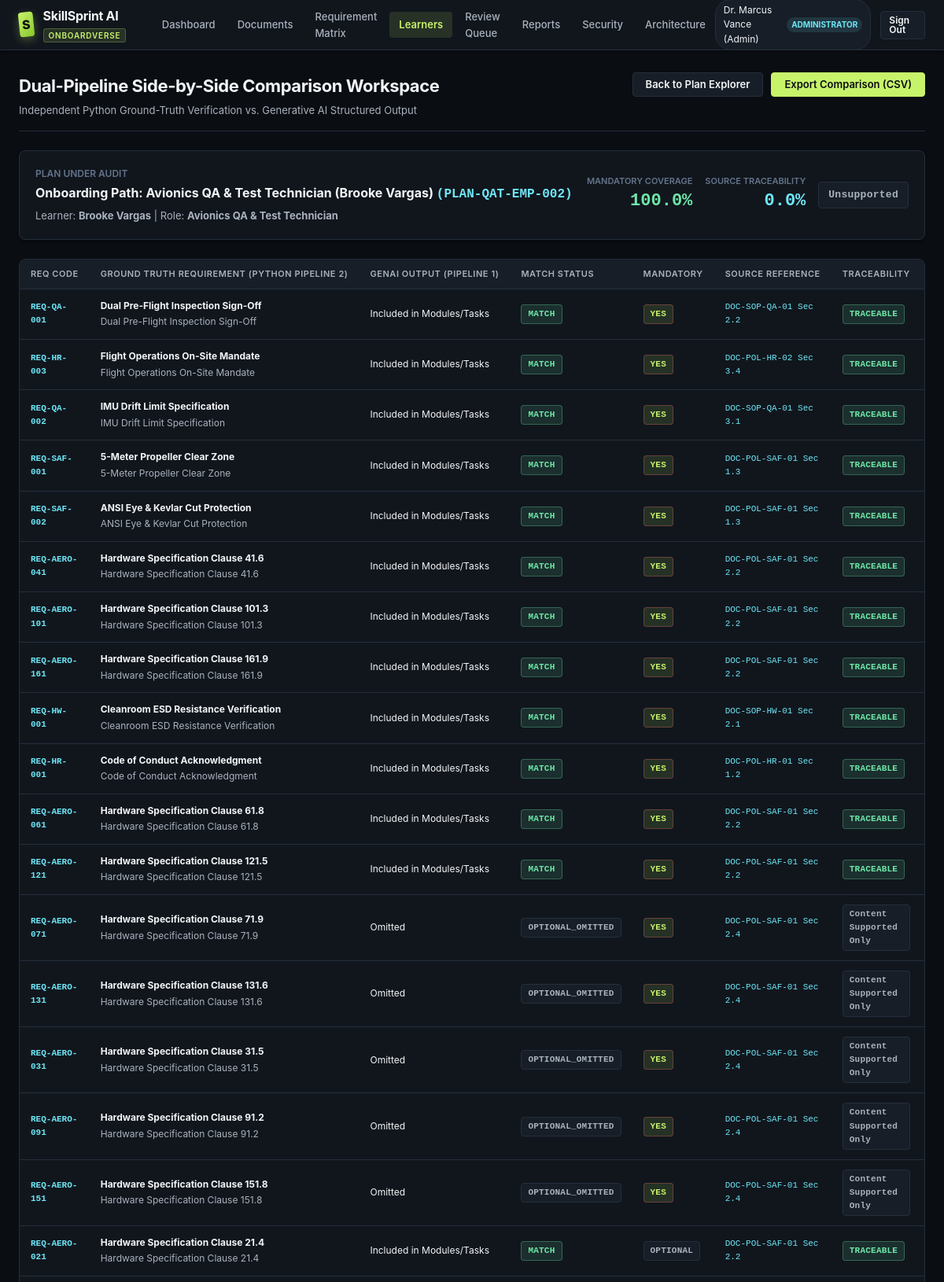
The app's page /onboarding/plan/PLAN-QAT-EMP-002/comparison (signed in, upper part) with its own data.
### tables this page shows
CREATE TABLE users (
    user_id TEXT PRIMARY KEY,
    username TEXT NOT NULL UNIQUE,
    email TEXT NOT NULL UNIQUE,
    password_hash TEXT NOT NULL,
    system_role_id TEXT NOT NULL,
    full_name TEXT NOT NULL,
    is_active INTEGER DEFAULT 1,
    created_at TIMESTAMP DEFAULT CURRENT_TIMESTAMP,
    last_login TIMESTAMP,
    FOREIGN KEY (system_role_id) REFERENCES system_roles(role_id)
);

CREATE TABLE system_roles (
    role_id TEXT PRIMARY KEY,
    name TEXT NOT NULL UNIQUE,
    description TEXT,
    created_at TIMESTAMP DEFAULT CURRENT_TIMESTAMP
);

CREATE TABLE onboarding_plans (
    plan_id TEXT PRIMARY KEY,
    employee_id TEXT NOT NULL,
    job_role_id TEXT NOT NULL,
    plan_version INTEGER DEFAULT 1,
    title TEXT NOT NULL,
    status TEXT NOT NULL DEFAULT 'Draft', -- Draft, Verified, Verified with Warning, Incomplete, Unsupported, Contradictory, Manual Review Required, Approved, Active
    verification_status TEXT DEFAULT 'Unverified',
    coverage_score REAL DEFAULT 0.0,
    traceability_score REAL DEFAULT 0.0,
    consistency_score REAL DEFAULT 100.0,
    total_mandatory_requirements INTEGER DEFAULT 0,
    covered_mandatory_requirements INTEGER DEFAULT 0,
    missing_mandatory_count INTEGER DEFAULT 0,
    unsupported_items_count INTEGER DEFAULT 0,
    contradiction_count INTEGER DEFAULT 0,
    duplicate_items_count INTEGER DEFAULT 0,
    generated_json TEXT,
    generation_log_id TEXT,
    created_by TEXT,
    approved_by TEXT,
    approved_at TIMESTAMP,
    created_at TIMESTAMP DEFAULT CURRENT_TIMESTAMP,
    updated_at TIMESTAMP DEFAULT CURRENT_TIMESTAMP,
    FOREIGN KEY (employee_id) REFERENCES employees(employee_id) ON DELETE CASCADE,
    FOREIGN KEY (job_role_id) REFERENCES job_roles(role_id),
    FOREIGN KEY (generation_log_id) REFERENCES generation_logs(log_id)
);

CREATE TABLE employees (
    employee_id TEXT PRIMARY KEY,
    user_id TEXT UNIQUE,
    first_name TEXT NOT NULL,
    last_name TEXT NOT NULL,
    email TEXT NOT NULL UNIQUE,
    job_role_id TEXT NOT NULL,
    dept_id TEXT NOT NULL,
    experience_level TEXT NOT NULL, -- Beginner, Intermediate, Advanced
    location TEXT NOT NULL,
    joining_date DATE NOT NULL,
    reporting_manager TEXT,
    previous_experience_years REAL DEFAULT 0.0,
    training_status TEXT DEFAULT 'On Track', -- On Track, Requires Attention, Behind Schedule, Assessment Required, Completed
    created_at TIMESTAMP DEFAULT CURRENT_TIMESTAMP,
    FOREIGN KEY (user_id) REFERENCES users(user_id) ON DELETE SET NULL,
    FOREIGN KEY (job_role_id) REFERENCES job_roles(role_id),
    FOREIGN KEY (dept_id) REFERENCES departments(dept_id)
);

CREATE TABLE job_roles (
    role_id TEXT PRIMARY KEY,
    code TEXT NOT NULL UNIQUE,
    title TEXT NOT NULL,
    dept_id TEXT NOT NULL,
    description TEXT,
    experience_level_default TEXT DEFAULT 'Intermediate', -- Beginner, Intermediate, Advanced
    is_active INTEGER DEFAULT 1,
    created_at TIMESTAMP DEFAULT CURRENT_TIMESTAMP,
    FOREIGN KEY (dept_id) REFERENCES departments(dept_id)
);

CREATE TABLE comparison_results (
    comparison_id TEXT PRIMARY KEY,
    plan_id TEXT NOT NULL,
    requirement_id TEXT NOT NULL,
    job_role_id TEXT NOT NULL,
    python_expected_text TEXT NOT NULL,
    genai_generated_text TEXT,
    match_status TEXT NOT NULL, -- MATCH, MISMATCH, MISSING_IN_AI, UNSUPPORTED_IN_AI, OUTDATED_SOURCE, CONTRADICTION
    source_document_id TEXT,
    source_section_id TEXT,
    coverage_status TEXT NOT NULL, -- Covered, Uncovered, Partial
    traceability_status TEXT NOT NULL, -- Fully Traceable, Untraceable, Invalid Section
    validation_status TEXT NOT NULL, -- Verified, Warning, Flagged
    disagreement_explanation TEXT,
    created_at TIMESTAMP DEFAULT CURRENT_TIMESTAMP,
    FOREIGN KEY (plan_id) REFERENCES onboarding_plans(plan_id) ON DELETE CASCADE,
    FOREIGN KEY (requirement_id) REFERENCES requirements(requirement_id)
);

CREATE TABLE requirements (
    requirement_id TEXT PRIMARY KEY, -- Stable ID e.g., REQ-POL-SEC-001
    code TEXT NOT NULL UNIQUE,
    document_id TEXT NOT NULL,
    section_id TEXT NOT NULL,
    version_tag TEXT NOT NULL,
    category TEXT NOT NULL, -- Security, Safety, HR, Compliance, Technical SOP, Quality
    title TEXT NOT NULL,
    description TEXT NOT NULL,
    requirement_type TEXT NOT NULL, -- Must Know, Must Complete, Must Demonstrate, Must Acknowledge, Recommended, Optional
    is_mandatory INTEGER NOT NULL DEFAULT 1, -- 1 for mandatory, 0 for optional
    priority TEXT NOT NULL DEFAULT 'High', -- Critical, High, Medium, Low
    compliance_ref TEXT,
    is_active INTEGER DEFAULT 1,
    created_at TIMESTAMP DEFAULT CURRENT_TIMESTAMP,
    FOREIGN KEY (document_id) REFERENCES documents(document_id) ON DELETE CASCADE
);

### src/routes/app_routes.py (the view)
@routes_bp.route("/onboarding/plan/<plan_id>/comparison")
@login_required
def comparison_view(plan_id):
    plan = query_one(
        """
        SELECT op.*, e.first_name, e.last_name, jr.title as role_title
        FROM onboarding_plans op
        JOIN employees e ON op.employee_id = e.employee_id
        JOIN job_roles jr ON op.job_role_id = jr.role_id
        WHERE op.plan_id = ?
        """,
        (plan_id,)
    )
    if not plan:
        flash("Plan not found.", "error")
        return redirect(url_for("routes.dashboard_view"))
    comparison_items = get_plan_comparison_report(plan_id)
    return render_template("comparison.html", active_page="employees", plan=plan, comparison_items=comparison_items)

### src/comparison_engine/comparator.py (called while the page is built)
def get_plan_comparison_report(plan_id: str) -> List[Dict[str, Any]]:
    sql = """
        SELECT
            cr.comparison_id,
            cr.requirement_id,
            r.code as requirement_code,
            r.title as requirement_title,
            r.category as requirement_category,
            r.is_mandatory,
            cr.python_expected_text,
            cr.genai_generated_text,
            cr.match_status,
            cr.source_document_id,
            cr.source_section_id,
            cr.coverage_status,
            cr.traceability_status,
            cr.validation_status,
            cr.disagreement_explanation
        FROM comparison_results cr
        LEFT JOIN requirements r ON cr.requirement_id = r.requirement_id
        WHERE cr.plan_id = ?
        ORDER BY r.is_mandatory DESC, cr.match_status ASC
    """
    return query_all(sql, (plan_id,))

### src/core/auth.py (called while the page is built)
def get_current_user() -> Optional[Dict[str, Any]]:
    user_id = session.get("user_id")
    if not user_id:
        return None
    user = query_one(
        """
        SELECT u.user_id, u.username, u.email, u.full_name, u.is_active,
               sr.role_id as system_role_id, sr.name as role_name
        FROM users u
        JOIN system_roles sr ON u.system_role_id = sr.role_id
        WHERE u.user_id = ? AND u.is_active = 1
        """,
        (user_id,)
    )
    return user

def login_required(f: Callable) -> Callable:
    @wraps(f)
    def decorated_function(*args, **kwargs):
        user = get_current_user()
        if not user:
            if request.is_json or request.path.startswith("/api/"):
                return jsonify({"error": "Authentication required", "status": 401}), 401
            return redirect(url_for("auth.login_view", next=request.url))
        g.current_user = user
        return f(*args, **kwargs)
    return decorated_function

### src/database/db.py (called while the page is built, shortened)
def resolve_db_path() -> str:
    env_path = os.environ.get("SKILLSPRINT_DB_PATH")
    if env_path:
        return env_path

def dict_factory(cursor: sqlite3.Cursor, row: Tuple) -> Dict[str, Any]:
    d = {}
    for idx, col in enumerate(cursor.description):
        d[col[0]] = row[idx]
    return d

def query_all(query: str, params: Tuple = ()) -> List[Dict[str, Any]]:
    with get_db_connection() as conn:
        cur = conn.cursor()
        cur.execute(query, params)
        return cur.fetchall()

### src/routes/app_routes.py (called while the page is built)
@routes_bp.before_request
def load_user():
    g.current_user = get_current_user()

### templates/comparison.html (shortened to what this page needs)
{% extends "base.html" %}
{% block content %}
<div class="page-header">
  <div class="page-title-group">
    <h1>Dual-Pipeline Side-by-Side Comparison Workspace</h1>
    <p>Independent Python Ground-Truth Verification vs. Generative AI Structured Output</p>
  </div>
  <div class="page-actions">
    <a href="{{ url_for('routes.plan_detail_view', plan_id=plan.plan_id) }}" class="btn btn-secondary">Back to Plan Explorer</a>
    <a href="{{ url_for('routes.export_comparison_csv', plan_id=plan.plan_id) }}" class="btn btn-primary">Export Comparison (CSV)</a>
  </div>
</div>
<div class="card-3d" style="margin-bottom: 24px; padding: 20px;">
  <div style="display: flex; justify-content: space-between; align-items: center; flex-wrap: wrap; gap: 16px;">
    <div>
      <div style="font-size: 12px; text-transform: uppercase; color: var(--text-muted); font-weight: 600;">Plan Under Audit</div>
      <h3 style="font-size: 16px; color: var(--text-primary); margin-top: 2px;">
        {{ plan.title }} <span style="font-family: var(--font-mono); color: var(--accent-secondary);">({{ plan.plan_id }})</span>
      </h3>
      <div style="font-size: 13px; color: var(--text-secondary); margin-top: 4px;">
        Learner: <strong>{{ plan.first_name }} {{ plan.last_name }}</strong> | Role: <strong>{{ plan.role_title }}</strong>
      </div>
    </div>
    <div style="display: flex; gap: 16px; align-items: center;">
      <div style="text-align: right;">
        <div style="font-size: 11px; text-transform: uppercase; color: var(--text-muted); font-weight: 600;">Mandatory Coverage</div>
        <div style="font-size: 22px; font-weight: 700; font-family: var(--font-mono); color: {% if plan.coverage_score == 100 %}var(--status-positive){% else %}var(--status-warning){% endif %};">
          {{ plan.coverage_score | round(1) }}%
        </div>
      </div>
      <div style="text-align: right;">
        <div style="font-size: 11px; text-transform: uppercase; color: var(--text-muted); font-weight: 600;">Source Traceability</div>
        <div style="font-size: 22px; font-weight: 700; font-family: var(--font-mono); color: var(--accent-secondary);">
          {{ plan.traceability_score | round(1) }}%
        </div>
      </div>
      <div>
        {% if plan.verification_status == 'Verified' %}
          <span class="badge badge-verified" style="font-size: 13px; padding: 6px 12px;">VERIFIED</span>
        {% elif plan.verification_status == 'Verified with Warning' %}
          <span class="badge badge-warning" style="font-size: 13px; padding: 6px 12px;">VERIFIED WITH WARNING</span>
        {% elif plan.verification_status == 'Contradictory' %}
          <span class="badge badge-critical" style="font-size: 13px; padding: 6px 12px;">CONTRADICTORY</span>
        {% else %}
          <span class="badge badge-neutral" style="font-size: 13px; padding: 6px 12px;">{{ plan.verification_status }}</span>
        {% endif %}
      </div>
    </div>
  </div>
</div>
<div class="table-container">
  <table class="data-table">
    <thead>
      <tr>
        <th>Req Code</th>
        <th>Ground Truth Requirement (Python Pipeline 2)</th>
        <th>GenAI Output (Pipeline 1)</th>
        <th>Match Status</th>
        <th>Mandatory</th>
        <th>Source Reference</th>
        <th>Traceability</th>
        <th>Disagreement Audit / Notes</th>
      </tr>
    </thead>
    <tbody>
      {% for item in comparison_items %}
      <tr class="filterable-row">
        <td style="font-family: var(--font-mono); font-size: 11px; font-weight: 700; color: var(--accent-secondary);">
          {{ item.requirement_code }}
        </td>
        <td style="max-width: 260px; font-size: 12px;">
          <strong>{{ item.requirement_title }}</strong>
          <div style="color: var(--text-secondary); margin-top: 2px;">{{ item.python_expected_text }}</div>
        </td>
        <td style="max-width: 240px; font-size: 12px;">
          {{ item.genai_generated_text }}
        </td>
        <td>
          {% if item.match_status == 'MATCH' %}
            <span class="badge badge-verified">MATCH</span>
          {% elif item.match_status == 'MISSING_IN_AI' %}
            <span class="badge badge-warning">MISSING IN AI</span>
          {% elif item.match_status == 'UNSUPPORTED_IN_AI' %}
            <span class="badge badge-critical">UNSUPPORTED</span>
          {% elif item.match_status == 'OUTDATED_SOURCE' %}
            <span class="badge badge-critical">OUTDATED</span>
          {% elif item.match_status == 'CONTRADICTION' %}
            <span class="badge badge-critical">CONTRADICTION</span>
          {% else %}
            <span class="badge badge-neutral">{{ item.match_status }}</span>
          {% endif %}
        </td>
        <td>
          {% if item.is_mandatory == 1 %}
            <span class="badge badge-critical" style="background-color: var(--accent-primary-alpha); color: var(--accent-primary);">YES</span>
          {% else %}
            <span class="badge badge-neutral">OPTIONAL</span>
          {% endif %}
        </td>
        <td style="font-family: var(--font-mono); font-size: 11px; color: var(--accent-secondary);">
          {{ item.source_document_id }} Sec {{ item.source_section_id }}
        </td>
        <td>
          {% if item.traceability_status == 'Fully Traceable' %}
            <span class="badge badge-verified">TRACEABLE</span>
          {% else %}
            <span class="badge badge-neutral">{{ item.traceability_status }}</span>
          {% endif %}
        </td>
        <td style="font-size: 11px; color: var(--text-secondary); max-width: 220px;">
        </td>
      </tr>
      {% endfor %}
    </tbody>
  </table>
</div>
{% endblock %}

### templates/base.html (shortened to what this page needs)
<!DOCTYPE html>
<html lang="en">
<head>
  <link rel="stylesheet" href="{{ url_for('static', filename='css/styles.css') }}">
</head>
<body>
  <header class="app-header">
    <div style="display: flex; align-items: center; gap: 20px;">
      <a href="{{ url_for('routes.dashboard_view') if g.current_user else url_for('routes.landing_view') }}" class="brand-container" id="brandLink">
        <div class="brand-logo-3d">S</div>
        <div>
          <span class="brand-text">SkillSprint AI</span>
          <span class="brand-badge">OnboardVerse</span>
        </div>
      </a>
      {% if g.current_user %}
      <nav class="main-nav" id="mainNav" aria-label="Main Navigation">
        <a href="{{ url_for('routes.dashboard_view') }}" class="nav-link {% if active_page == 'dashboard' %}active{% endif %}" id="navDashboard">Dashboard</a>
        <a href="{{ url_for('routes.documents_view') }}" class="nav-link {% if active_page == 'documents' %}active{% endif %}" id="navDocuments">Documents</a>
        <a href="{{ url_for('routes.matrix_view') }}" class="nav-link {% if active_page == 'matrix' %}active{% endif %}" id="navMatrix">Requirement Matrix</a>
        <a href="{{ url_for('routes.employees_view') }}" class="nav-link {% if active_page == 'employees' %}active{% endif %}" id="navEmployees">Learners</a>
        <a href="{{ url_for('routes.review_queue_view') }}" class="nav-link {% if active_page == 'review' %}active{% endif %}" id="navReview">Review Queue</a>
        <a href="{{ url_for('routes.reports_view') }}" class="nav-link {% if active_page == 'reports' %}active{% endif %}" id="navReports">Reports</a>
        <a href="{{ url_for('routes.security_tests_view') }}" class="nav-link {% if active_page == 'security' %}active{% endif %}" id="navSecurity">Security</a>
        <a href="{{ url_for('routes.overview_view') }}" class="nav-link {% if active_page == 'overview' %}active{% endif %}" id="navOverview">Architecture</a>
      </nav>
      {% endif %}
    </div>
    <div class="user-nav-profile">
      {% if g.current_user %}
        <div class="user-pill" id="userProfilePill">
          <span>{{ g.current_user.full_name }}</span>
          <span class="role-badge">{{ g.current_user.role_name }}</span>
        </div>
        <a href="{{ url_for('auth.logout') }}" class="btn btn-secondary btn-sm" id="logoutBtn">Sign Out</a>
      {% else %}
        <a href="{{ url_for('auth.login_view') }}" class="btn btn-primary btn-sm" id="loginHeaderBtn">Sign In</a>
      {% endif %}
    </div>
  </header>
  <main class="main-content" id="mainContent">
    {% if content_override %}
      {{ content_override|safe }}
    {% else %}
      {% block content %}{% endblock %}
    {% endif %}
  </main>
</body>
</html>

### records on screen
users: current_user.full_name "Dr. Marcus Vance (Admin)"
system_roles: current_user.role_name "ADMINISTRATOR"
onboarding_plans: title "Onboarding Path: Avionics QA & Test Technician (Brooke Vargas)", plan_id "PLAN-QAT-EMP-002", coverage_score "100.0", traceability_score "0.0", verification_status "Unsupported"
employees: first_name "Brooke", last_name "Vargas"
job_roles: role_title "Avionics QA & Test Technician"
comparison_results: requirement_code "REQ-QA-001", requirement_title "Dual Pre-Flight Inspection Sign-Off", python_expected_text "Dual Pre-Flight Inspection Sign-Off", genai_generated_text "Included in Modules/Tasks", match_status "MATCH", shows "YES", source_document_id "DOC-SOP-QA-01", source_section_id "2.2", traceability_status "TRACEABLE"
comparison_results: requirement_code "REQ-HR-003", requirement_title "Flight Operations On-Site Mandate", python_expected_text "Flight Operations On-Site Mandate", genai_generated_text "Included in Modules/Tasks", match_status "MATCH", shows "YES", source_document_id "DOC-POL-HR-02", source_section_id "3.4", traceability_status "TRACEABLE"
comparison_results: requirement_code "REQ-QA-002", requirement_title "IMU Drift Limit Specification", python_expected_text "IMU Drift Limit Specification", genai_generated_text "Included in Modules/Tasks", match_status "MATCH", shows "YES", source_document_id "DOC-SOP-QA-01", source_section_id "3.1", traceability_status "TRACEABLE"
comparison_results: requirement_code "REQ-SAF-001", requirement_title "5-Meter Propeller Clear Zone", python_expected_text "5-Meter Propeller Clear Zone", genai_generated_text "Included in Modules/Tasks", match_status "MATCH", shows "YES", source_document_id "DOC-POL-SAF-01", source_section_id "1.3", traceability_status "TRACEABLE"
comparison_results: requirement_code "REQ-SAF-002", requirement_title "ANSI Eye & Kevlar Cut Protection", python_expected_text "ANSI Eye & Kevlar Cut Protection", genai_generated_text "Included in Modules/Tasks", match_status "MATCH", shows "YES", source_document_id "DOC-POL-SAF-01", source_section_id "1.3", traceability_status "TRACEABLE"
comparison_results: requirement_code "REQ-AERO-041", requirement_title "Hardware Specification Clause 41.6", python_expected_text "Hardware Specification Clause 41.6", genai_generated_text "Included in Modules/Tasks", match_status "MATCH", shows "YES", source_document_id "DOC-POL-SAF-01", source_section_id "2.2", traceability_status "TRACEABLE"
comparison_results: requirement_code "REQ-AERO-101", requirement_title "Hardware Specification Clause 101.3", python_expected_text "Hardware Specification Clause 101.3", genai_generated_text "Included in Modules/Tasks", match_status "MATCH", shows "YES", source_document_id "DOC-POL-SAF-01", source_section_id "2.2", traceability_status "TRACEABLE"
comparison_results: requirement_code "REQ-AERO-161", requirement_title "Hardware Specification Clause 161.9", python_expected_text "Hardware Specification Clause 161.9", genai_generated_text "Included in Modules/Tasks", match_status "MATCH", shows "YES", source_document_id "DOC-POL-SAF-01", source_section_id "2.2", traceability_status "TRACEABLE"
comparison_results: requirement_code "REQ-HW-001", requirement_title "Cleanroom ESD Resistance Verification", python_expected_text "Cleanroom ESD Resistance Verification", genai_generated_text "Included in Modules/Tasks", match_status "MATCH", shows "YES", source_document_id "DOC-SOP-HW-01", source_section_id "2.1", traceability_status "TRACEABLE"
comparison_results: requirement_code "REQ-HR-001", requirement_title "Code of Conduct Acknowledgment", python_expected_text "Code of Conduct Acknowledgment", genai_generated_text "Included in Modules/Tasks", match_status "MATCH", shows "YES", source_document_id "DOC-POL-HR-01", source_section_id "1.2", traceability_status "TRACEABLE"
comparison_results: requirement_code "REQ-AERO-061", requirement_title "Hardware Specification Clause 61.8", python_expected_text "Hardware Specification Clause 61.8", genai_generated_text "Included in Modules/Tasks", match_status "MATCH", shows "YES", source_document_id "DOC-POL-SAF-01", source_section_id "2.2", traceability_status "TRACEABLE"
comparison_results: requirement_code "REQ-AERO-121", requirement_title "Hardware Specification Clause 121.5", python_expected_text "Hardware Specification Clause 121.5", genai_generated_text "Included in Modules/Tasks", match_status "MATCH", shows "YES", source_document_id "DOC-POL-SAF-01", source_section_id "2.2", traceability_status "TRACEABLE"
comparison_results: requirement_code "REQ-AERO-071", requirement_title "Hardware Specification Clause 71.9", python_expected_text "Hardware Specification Clause 71.9", genai_generated_text "Omitted", match_status "OPTIONAL_OMITTED", shows "YES", source_document_id "DOC-POL-SAF-01", source_section_id "2.4", traceability_status "Content Supported Only"
comparison_results: requirement_code "REQ-AERO-131", requirement_title "Hardware Specification Clause 131.6", python_expected_text "Hardware Specification Clause 131.6", genai_generated_text "Omitted", match_status "OPTIONAL_OMITTED", shows "YES", source_document_id "DOC-POL-SAF-01", source_section_id "2.4", traceability_status "Content Supported Only"
comparison_results: requirement_code "REQ-AERO-031", requirement_title "Hardware Specification Clause 31.5", python_expected_text "Hardware Specification Clause 31.5", genai_generated_text "Omitted", match_status "OPTIONAL_OMITTED", shows "YES", source_document_id "DOC-POL-SAF-01", source_section_id "2.4", traceability_status "Content Supported Only"
comparison_results: requirement_code "REQ-AERO-091", requirement_title "Hardware Specification Clause 91.2", python_expected_text "Hardware Specification Clause 91.2", genai_generated_text "Omitted", match_status "OPTIONAL_OMITTED", shows "YES", source_document_id "DOC-POL-SAF-01", source_section_id "2.4", traceability_status "Content Supported Only"
comparison_results: requirement_code "REQ-AERO-151", requirement_title "Hardware Specification Clause 151.8", python_expected_text "Hardware Specification Clause 151.8", genai_generated_text "Omitted", match_status "OPTIONAL_OMITTED", shows "YES", source_document_id "DOC-POL-SAF-01", source_section_id "2.4", traceability_status "Content Supported Only"
comparison_results: requirement_code "REQ-AERO-021", requirement_title "Hardware Specification Clause 21.4", python_expected_text "Hardware Specification Clause 21.4", genai_generated_text "Included in Modules/Tasks", match_status "MATCH", shows "OPTIONAL", source_document_id "DOC-POL-SAF-01", source_section_id "2.2", traceability_status "TRACEABLE"
